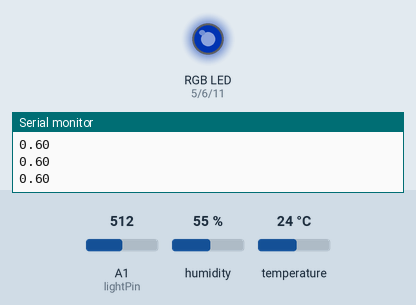
This sketch was run on a simulated Arduino Uno, built with avr-gcc and run on an emulated ATmega328P. Shown: an RGB LED mixed from three pins (HIGH = lit), the last lines printed to the serial monitor. Inputs (shaded band) come from the test bench; at power-on: A1 (lightPin) = 512, temperature 24 °C, humidity 55 %. Dim RGB values are drawn brighter than linear; random numbers use the default seed unless the sketch sets one.

Above: at 1.2 s.
1.3 s: A1 (lightPin) set to 0
At 2.32 s:
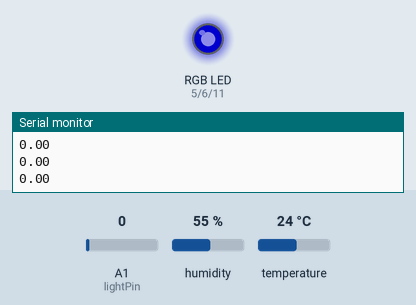
4.8 s: temperature set to 25.2 °C
At 6.1 s:
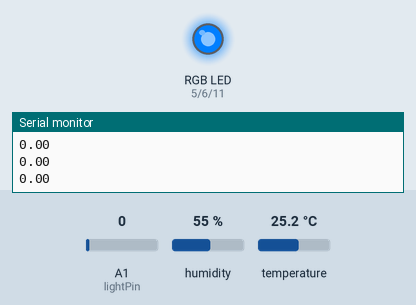
15.8 s: temperature set to 25.7 °C
At 20.79 s:
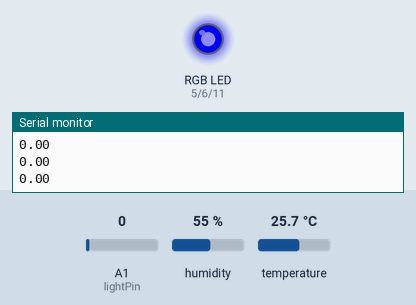
26.8 s: A1 (lightPin) set to 1023
At 27.5 s:
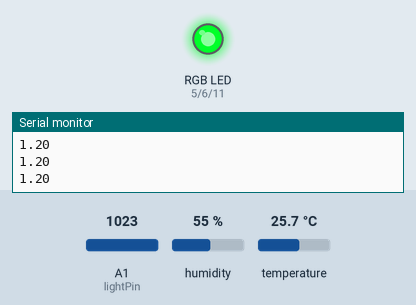
30.3 s: temperature set to 12 °C
33.8 s: temperature set to 28 °C
Timing chart, 0 to 41.8 s (numbered marks = the images above; inputs shaded):
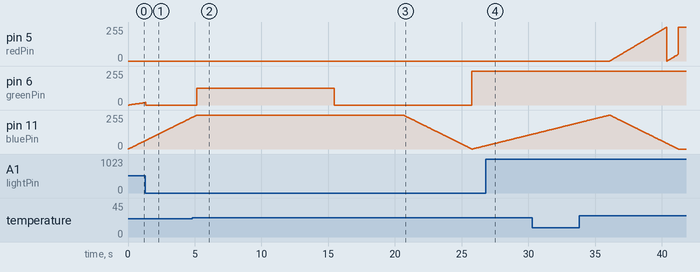

Measured:
- the behaviour switches between 25.6 and 25.7 °C on temperature (found by bisection; images 2 and 3)

The sketch:

Mood_LED_Light.ino
```cpp
#include "DHT.h"
#define DHTPIN 2
#define DHTTYPE DHT22
DHT dht(DHTPIN, DHTTYPE);

int lightPin = A1;
int redPin = 5;
int greenPin = 6;
int bluePin = 11;
double high_temp = 26;
double low_temp = 25.6;

void setup()
{
  pinMode(redPin, OUTPUT);
  pinMode(greenPin, OUTPUT);
  pinMode(bluePin, OUTPUT);
  Serial.begin(9600);
  dht.begin();
}

double pre_red, pre_green, pre_blue;
double red, green, blue;

void loop()
{
  float temp = dht.readTemperature();
  int temp_value = random(3);
  initial_RGB(temp, temp_value);

  //display code
  Serial.println("Temperature:");
  Serial.println(temp);
  //Serial.println(temp_value);

  for (int i = 0; i < 200; i++)
  {
    double adjust = analogRead(lightPin) / 850.0;
    setColour((pre_red + (red - pre_red) * i / 200 * adjust), (pre_green + (green - pre_green) * i / 200 * adjust), (pre_blue + (blue - pre_blue) * i / 200));
    delay(25);
    Serial.println(adjust);
    /*
    Serial.print("Current red value: ");
    Serial.print((pre_red + (red - pre_red) * i / 200) * adjust);
    Serial.print("   Current green value: ");
    Serial.print((pre_green + (green - pre_green) * i / 200) * adjust);
    Serial.print("   Current blue value: ");
    Serial.println((pre_blue + (blue - pre_blue) * i / 200) * adjust);
    */
  }
  pre_red = red;
  pre_green = green;
  pre_blue = blue;
}

void setColour(double red, double green, double blue)
{
  analogWrite(redPin, red);
  analogWrite(greenPin, green);
  analogWrite(bluePin, blue);
}

void change_RGB(int red0, int green0, int blue0)
{
  red = red0;
  green = green0;
  blue = blue0;
}

void initial_RGB(float temp, int temp_value)
{
  if(temp >= high_temp)
  {
    if(temp_value == 0)
    change_RGB(255, 0, 0);
    else if(temp_value == 1)
    change_RGB(255, 127, 0);
    else
    change_RGB(255, 255, 0);
  }
  else if(temp <= low_temp)
  {
    if(temp_value == 0)
    change_RGB(0, 255, 255);
    else if(temp_value == 1)
    change_RGB(0, 127, 255);
    else
    change_RGB(0, 0, 255);
  }
  else
  {
    if(temp_value == 0)
    change_RGB(127, 255, 0);
    else if(temp_value == 1)
    change_RGB(0, 255, 0);
    else
    change_RGB(0, 255, 127);
  }
}
```
